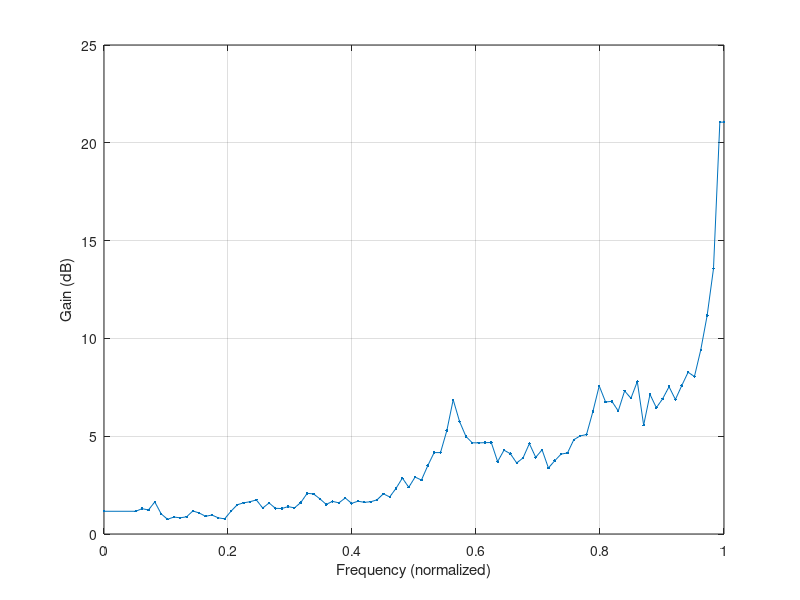
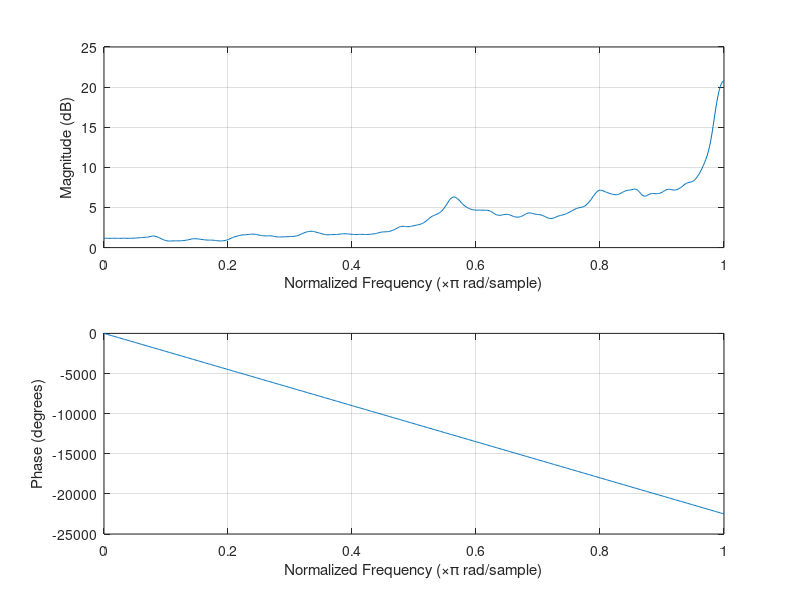

Recreate these plots in MATLAB, in order.
freq_list=[0
0.0512
0.06144
0.07168
0.08192
0.09216
0.1024
0.11264
0.12288
0.13312
0.14336
0.1536
0.16384
0.17408
0.18432
0.19456
0.2048
0.21504
0.22528
0.23552
0.24576
0.256
0.26624
0.27648
0.28672
0.29696
0.3072
0.31744
0.32768
0.33792
0.34816
0.3584
0.36864
0.37888
0.38912
0.39936
0.4096
0.41984
0.43008
0.44032
0.45056
0.4608
0.47104
0.48128
0.49152
0.50176
0.512
0.52224
0.53248
0.54272
0.55296
0.5632
0.57344
0.58368
0.59392
0.60416
0.6144
0.62464
0.63488
0.64512
0.65536
0.6656
0.67584
0.68608
0.69632
0.70656
0.7168
0.72704
0.73728
0.74752
0.75776
0.768
0.77824
0.78848
0.79872
0.80896
0.8192
0.82944
0.83968
0.84992
0.86016
0.8704
0.88064
0.89088
0.90112
0.91136
0.9216
0.93184
0.94208
0.95232
0.96256
0.9728
0.98304
0.99328
1
];

gain_list=[1.1617
1.1617
1.2958
1.228
1.6396
1.0328
0.75237
0.86536
0.82938
0.8766
1.1787
1.0722
0.9058
0.96948
0.82703
0.77392
1.1633
1.4971
1.5932
1.651
1.7429
1.3266
1.5867
1.3138
1.3014
1.4004
1.3358
1.6099
2.0782
2.0512
1.7994
1.514
1.6677
1.5925
1.8416
1.5667
1.6755
1.6209
1.6469
1.7463
2.0545
1.8954
2.3362
2.8598
2.3886
2.9097
2.7577
3.4956
4.163
4.1604
5.2878
6.8649
5.7546
4.9929
4.6636
4.6585
4.6704
4.677
3.6992
4.2848
4.107
3.6321
3.8883
4.6223
3.919
4.3043
3.3752
3.7477
4.0865
4.1418
4.8208
5.0146
5.0836
6.2562
7.5723
6.7504
6.7806
6.2889
7.3148
6.9393
7.7942
5.5636
7.1377
6.4571
6.9171
7.5311
6.8759
7.5855
8.2697
8.0503
9.4193
11.169
13.562
21.056
21.056
];


ntaps = 250;

nyquist = 97656.25;

filtcoefs = fir2(ntaps,freq_list,10.^(gain_list/20));

% plot data (added 16 Nov 2017, SJS)
figure(1)
plot(freq_list, gain_list)
plot(freq_list, gain_list, '.-')
grid
xlabel('Frequency (normalized)');
ylabel('Gain (dB)');
figure(2)
freqz(filtcoefs)

[outfile, outpath] = uiputfile('*.txt', ...
								'Select storage location for FIR', pwd);
if outfile == 0
	return
else
	fileid = fopen(fullfile(outpath, outfile),'wt');
	fprintf(fileid,'%6f\n',filtcoefs);
	fclose(fileid);
end